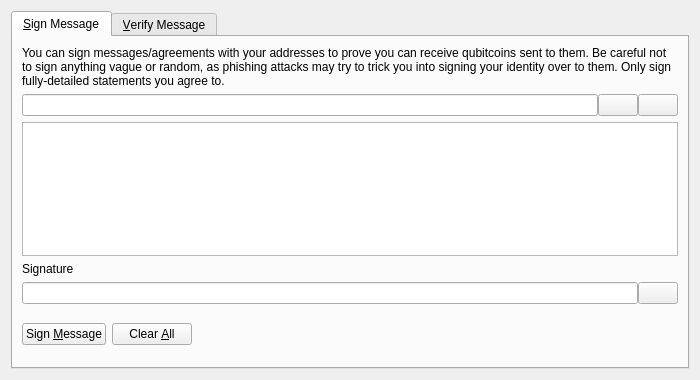
<?xml version="1.0" encoding="UTF-8"?>
<ui version="4.0">
 <class>SignVerifyMessageDialog</class>
 <widget class="QDialog" name="SignVerifyMessageDialog">
  <property name="geometry">
   <rect>
    <x>0</x>
    <y>0</y>
    <width>700</width>
    <height>380</height>
   </rect>
  </property>
  <property name="windowTitle">
   <string>Signatures - Sign / Verify a Message</string>
  </property>
  <property name="modal">
   <bool>true</bool>
  </property>
  <layout class="QVBoxLayout" name="verticalLayout">
   <item>
    <widget class="QTabWidget" name="tabWidget">
     <property name="currentIndex">
      <number>0</number>
     </property>
     <widget class="QWidget" name="tabSignMessage">
      <attribute name="title">
       <string>&amp;Sign Message</string>
      </attribute>
      <layout class="QVBoxLayout" name="verticalLayout_SM">
       <item>
        <widget class="QLabel" name="infoLabel_SM">
         <property name="text">
          <string>You can sign messages/agreements with your addresses to prove you can receive qubitcoins sent to them. Be careful not to sign anything vague or random, as phishing attacks may try to trick you into signing your identity over to them. Only sign fully-detailed statements you agree to.</string>
         </property>
         <property name="textFormat">
          <enum>Qt::PlainText</enum>
         </property>
         <property name="wordWrap">
          <bool>true</bool>
         </property>
        </widget>
       </item>
       <item>
        <layout class="QHBoxLayout" name="horizontalLayout_1_SM">
         <property name="spacing">
          <number>0</number>
         </property>
         <item>
          <widget class="QValidatedLineEdit" name="addressIn_SM">
           <property name="toolTip">
            <string>The Qubitcoin address to sign the message with</string>
           </property>
          </widget>
         </item>
         <item>
          <widget class="QPushButton" name="addressBookButton_SM">
           <property name="toolTip">
            <string>Choose previously used address</string>
           </property>
           <property name="text">
            <string/>
           </property>
           <property name="icon">
            <iconset resource="../bitcoin.qrc">
             <normaloff>:/icons/address-book</normaloff>:/icons/address-book</iconset>
           </property>
           <property name="shortcut">
            <string>Alt+A</string>
           </property>
           <property name="autoDefault">
            <bool>false</bool>
           </property>
          </widget>
         </item>
         <item>
          <widget class="QPushButton" name="pasteButton_SM">
           <property name="toolTip">
            <string>Paste address from clipboard</string>
           </property>
           <property name="text">
            <string/>
           </property>
           <property name="icon">
            <iconset resource="../bitcoin.qrc">
             <normaloff>:/icons/editpaste</normaloff>:/icons/editpaste</iconset>
           </property>
           <property name="shortcut">
            <string>Alt+P</string>
           </property>
           <property name="autoDefault">
            <bool>false</bool>
           </property>
          </widget>
         </item>
        </layout>
       </item>
       <item>
        <widget class="QPlainTextEdit" name="messageIn_SM">
         <property name="toolTip">
          <string>Enter the message you want to sign here</string>
         </property>
        </widget>
       </item>
       <item>
        <widget class="QLabel" name="signatureLabel_SM">
         <property name="text">
          <string>Signature</string>
         </property>
         <property name="textFormat">
          <enum>Qt::PlainText</enum>
         </property>
        </widget>
       </item>
       <item>
        <layout class="QHBoxLayout" name="horizontalLayout_2_SM">
         <property name="spacing">
          <number>0</number>
         </property>
         <item>
          <widget class="QLineEdit" name="signatureOut_SM">
           <property name="font">
            <font>
             <italic>true</italic>
            </font>
           </property>
           <property name="readOnly">
            <bool>true</bool>
           </property>
          </widget>
         </item>
         <item>
          <widget class="QPushButton" name="copySignatureButton_SM">
           <property name="toolTip">
            <string>Copy the current signature to the system clipboard</string>
           </property>
           <property name="text">
            <string/>
           </property>
           <property name="icon">
            <iconset resource="../bitcoin.qrc">
             <normaloff>:/icons/editcopy</normaloff>:/icons/editcopy</iconset>
           </property>
           <property name="autoDefault">
            <bool>false</bool>
           </property>
          </widget>
         </item>
        </layout>
       </item>
       <item>
        <layout class="QHBoxLayout" name="horizontalLayout_3_SM">
         <item>
          <widget class="QPushButton" name="signMessageButton_SM">
           <property name="toolTip">
            <string>Sign the message to prove you own this Qubitcoin address</string>
           </property>
           <property name="text">
            <string>Sign &amp;Message</string>
           </property>
           <property name="icon">
            <iconset resource="../bitcoin.qrc">
             <normaloff>:/icons/edit</normaloff>:/icons/edit</iconset>
           </property>
           <property name="autoDefault">
            <bool>false</bool>
           </property>
          </widget>
         </item>
         <item>
          <widget class="QPushButton" name="clearButton_SM">
           <property name="toolTip">
            <string>Reset all sign message fields</string>
           </property>
           <property name="text">
            <string>Clear &amp;All</string>
           </property>
           <property name="icon">
            <iconset resource="../bitcoin.qrc">
             <normaloff>:/icons/remove</normaloff>:/icons/remove</iconset>
           </property>
           <property name="autoDefault">
            <bool>false</bool>
           </property>
          </widget>
         </item>
         <item>
          <spacer name="horizontalSpacer_1_SM">
           <property name="orientation">
            <enum>Qt::Horizontal</enum>
           </property>
           <property name="sizeHint" stdset="0">
            <size>
             <width>40</width>
             <height>48</height>
            </size>
           </property>
          </spacer>
         </item>
         <item>
          <widget class="QLabel" name="statusLabel_SM">
           <property name="font">
            <font>
             <weight>75</weight>
             <bold>true</bold>
            </font>
           </property>
           <property name="text">
            <string/>
           </property>
           <property name="wordWrap">
            <bool>true</bool>
           </property>
          </widget>
         </item>
         <item>
          <spacer name="horizontalSpacer_2_SM">
           <property name="orientation">
            <enum>Qt::Horizontal</enum>
           </property>
           <property name="sizeHint" stdset="0">
            <size>
             <width>40</width>
             <height>48</height>
            </size>
           </property>
          </spacer>
         </item>
        </layout>
       </item>
      </layout>
     </widget>
     <widget class="QWidget" name="tabVerifyMessage">
      <attribute name="title">
       <string>&amp;Verify Message</string>
      </attribute>
      <layout class="QVBoxLayout" name="verticalLayout_VM">
       <item>
        <widget class="QLabel" name="infoLabel_VM">
         <property name="text">
          <string>Enter the receiver's address, message (ensure you copy line breaks, spaces, tabs, etc. exactly) and signature below to verify the message. Be careful not to read more into the signature than what is in the signed message itself, to avoid being tricked by a man-in-the-middle attack. Note that this only proves the signing party receives with the address, it cannot prove sendership of any transaction!</string>
         </property>
         <property name="textFormat">
          <enum>Qt::PlainText</enum>
         </property>
         <property name="alignment">
          <set>Qt::AlignLeading|Qt::AlignLeft|Qt::AlignTop</set>
         </property>
         <property name="wordWrap">
          <bool>true</bool>
         </property>
        </widget>
       </item>
       <item>
        <layout class="QHBoxLayout" name="horizontalLayout_1_VM">
         <property name="spacing">
          <number>0</number>
         </property>
         <item>
          <widget class="QValidatedLineEdit" name="addressIn_VM">
           <property name="toolTip">
            <string>The Qubitcoin address the message was signed with</string>
           </property>
          </widget>
         </item>
         <item>
          <widget class="QPushButton" name="addressBookButton_VM">
           <property name="toolTip">
            <string>Choose previously used address</string>
           </property>
           <property name="text">
            <string/>
           </property>
           <property name="icon">
            <iconset resource="../bitcoin.qrc">
             <normaloff>:/icons/address-book</normaloff>:/icons/address-book</iconset>
           </property>
           <property name="shortcut">
            <string>Alt+A</string>
           </property>
           <property name="autoDefault">
            <bool>false</bool>
           </property>
          </widget>
         </item>
        </layout>
       </item>
       <item>
        <widget class="QPlainTextEdit" name="messageIn_VM"/>
       </item>
       <item>
        <widget class="QValidatedLineEdit" name="signatureIn_VM"/>
       </item>
       <item>
        <layout class="QHBoxLayout" name="horizontalLayout_2_VM">
         <item>
          <widget class="QPushButton" name="verifyMessageButton_VM">
           <property name="toolTip">
            <string>Verify the message to ensure it was signed with the specified Qubitcoin address</string>
           </property>
           <property name="text">
            <string>Verify &amp;Message</string>
           </property>
           <property name="icon">
            <iconset resource="../bitcoin.qrc">
             <normaloff>:/icons/transaction_0</normaloff>:/icons/transaction_0</iconset>
           </property>
           <property name="autoDefault">
            <bool>false</bool>
           </property>
          </widget>
         </item>
         <item>
          <widget class="QPushButton" name="clearButton_VM">
           <property name="toolTip">
            <string>Reset all verify message fields</string>
           </property>
           <property name="text">
            <string>Clear &amp;All</string>
           </property>
           <property name="icon">
            <iconset resource="../bitcoin.qrc">
             <normaloff>:/icons/remove</normaloff>:/icons/remove</iconset>
           </property>
           <property name="autoDefault">
            <bool>false</bool>
           </property>
          </widget>
         </item>
         <item>
          <spacer name="horizontalSpacer_1_VM">
           <property name="orientation">
            <enum>Qt::Horizontal</enum>
           </property>
           <property name="sizeHint" stdset="0">
            <size>
             <width>40</width>
             <height>48</height>
            </size>
           </property>
          </spacer>
         </item>
         <item>
          <widget class="QLabel" name="statusLabel_VM">
           <property name="font">
            <font>
             <weight>75</weight>
             <bold>true</bold>
            </font>
           </property>
           <property name="text">
            <string/>
           </property>
           <property name="wordWrap">
            <bool>true</bool>
           </property>
          </widget>
         </item>
         <item>
          <spacer name="horizontalSpacer_2_VM">
           <property name="orientation">
            <enum>Qt::Horizontal</enum>
           </property>
           <property name="sizeHint" stdset="0">
            <size>
             <width>40</width>
             <height>48</height>
            </size>
           </property>
          </spacer>
         </item>
        </layout>
       </item>
      </layout>
     </widget>
    </widget>
   </item>
  </layout>
 </widget>
 <customwidgets>
  <customwidget>
   <class>QValidatedLineEdit</class>
   <extends>QLineEdit</extends>
   <header>qvalidatedlineedit.h</header>
  </customwidget>
 </customwidgets>
 <resources>
  <include location="../bitcoin.qrc"/>
 </resources>
 <connections/>
</ui>
